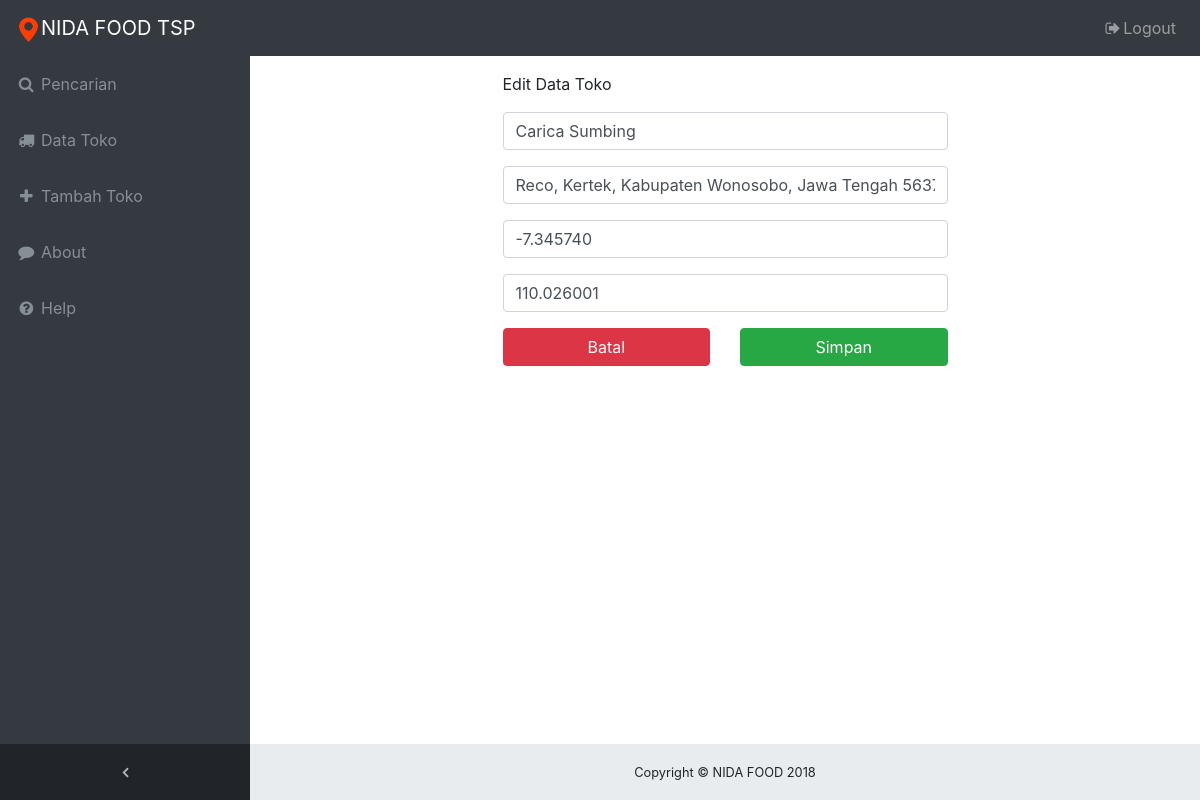
The app's page /admin/edit.php?id=2 with its own data.
### tables this page shows
CREATE TABLE IF NOT EXISTS `tb_daftar_toko` (
  `id_toko` int(11) NOT NULL,
  `nama` varchar(60) NOT NULL,
  `alamat` varchar(50) NOT NULL,
  `lat` float(10,6) NOT NULL,
  `lng` float(10,6) NOT NULL
);

### admin/edit.php (the view)
<?php include '../config.php'; ?>
<?php include 'navbar.php'; ?>
<?php
    $id = $_GET['id'];
    $sql = mysqli_query($koneksi, "SELECT * FROM tb_daftar_toko WHERE id_toko='$id' ")or die(mysqli_error());
    $row = mysqli_fetch_array($sql);
?>
   <div class="content-wrapper">
    <div class="container-fluid">
        <div class="row">
            <div class="col-6 mx-auto">
              <p>Edit Data Toko</p>
              <form action="datatoko/proses-edit.php?id=<?php echo $id; ?>" name="modal_popup" method="POST">
                    <div class="form-group">
                        <input class="form-control" name="nama" type="text" value="<?php echo $row['nama']; ?>" placeholder="Masukkan Nama Toko">
                  </div>
                    <div class="form-group">
                        <input class="form-control" name="alamat" type="text" value="<?php echo $row['alamat']; ?>" placeholder="Masukkan Alamat">
                    </div>
                    <div class="form-group">
                        <input class="form-control" name="lat" type="text" value="<?php echo $row['lat']; ?>" placeholder="Masukkan Latitude">
                    </div>
                    <div class="form-group">
                        <input class="form-control" name="lng" type="text" value="<?php echo $row['lng']; ?>" placeholder="Masukkan Longitude">
                    </div>
                    <div class="row">
                        <div class="col-6">
                            <button class="btn btn-danger btn-block" data-dismiss="modal">Batal</button>
                        </div>
                        <div class="col-6">
                            <button class="btn btn-success btn-block" type="submit">Simpan</button>
                        </div>
                    </div>
                </form>
            </div>
        </div>
    </div>
<?php include 'footer.php'; ?>

### assets/css/sb-admin.css (style rules this page uses)
html { position: relative; min-height: 100%; }
body { overflow-x: hidden; }
body.sticky-footer { margin-bottom: 56px; }
body.sticky-footer .content-wrapper { min-height: calc(100vh - 56px - 56px); }
body.fixed-nav { padding-top: 56px; }
.content-wrapper { min-height: calc(100vh - 56px); padding-top: 1rem; }
.content-wrapper { overflow-x: hidden; background: white; }
@media (min-width: 992px) { .content-wrapper { margin-left: 250px; } }

### records on screen
tb_daftar_toko: nama "Carica Sumbing", alamat "Reco, Kertek, Kabupaten Wonosobo, Jawa Tengah 5637", lat "-7.345740", lng "110.026001"
